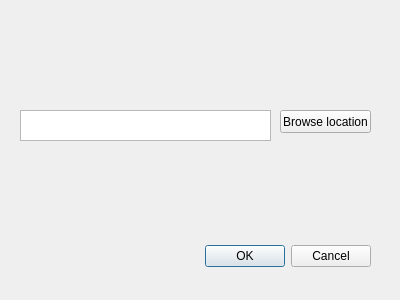
<?xml version="1.0" encoding="UTF-8"?>
<ui version="4.0">
 <class>mopsDialogBase</class>
 <widget class="QDialog" name="mopsDialogBase">
  <property name="geometry">
   <rect>
    <x>0</x>
    <y>0</y>
    <width>400</width>
    <height>300</height>
   </rect>
  </property>
  <property name="windowTitle">
   <string>Save all layers as shapefiles</string>
  </property>
  <widget class="QDialogButtonBox" name="button_box">
   <property name="geometry">
    <rect>
     <x>30</x>
     <y>240</y>
     <width>341</width>
     <height>32</height>
    </rect>
   </property>
   <property name="orientation">
    <enum>Qt::Horizontal</enum>
   </property>
   <property name="standardButtons">
    <set>QDialogButtonBox::Cancel|QDialogButtonBox::Ok</set>
   </property>
  </widget>
  <widget class="QPushButton" name="pushButton">
   <property name="geometry">
    <rect>
     <x>280</x>
     <y>110</y>
     <width>91</width>
     <height>23</height>
    </rect>
   </property>
   <property name="text">
    <string>Browse location</string>
   </property>
  </widget>
  <widget class="QTextEdit" name="textEdit">
   <property name="geometry">
    <rect>
     <x>20</x>
     <y>110</y>
     <width>251</width>
     <height>31</height>
    </rect>
   </property>
  </widget>
 </widget>
 <resources/>
 <connections>
  <connection>
   <sender>button_box</sender>
   <signal>accepted()</signal>
   <receiver>mopsDialogBase</receiver>
   <slot>accept()</slot>
   <hints>
    <hint type="sourcelabel">
     <x>20</x>
     <y>20</y>
    </hint>
    <hint type="destinationlabel">
     <x>20</x>
     <y>20</y>
    </hint>
   </hints>
  </connection>
  <connection>
   <sender>button_box</sender>
   <signal>rejected()</signal>
   <receiver>mopsDialogBase</receiver>
   <slot>reject()</slot>
   <hints>
    <hint type="sourcelabel">
     <x>20</x>
     <y>20</y>
    </hint>
    <hint type="destinationlabel">
     <x>20</x>
     <y>20</y>
    </hint>
   </hints>
  </connection>
 </connections>
</ui>
